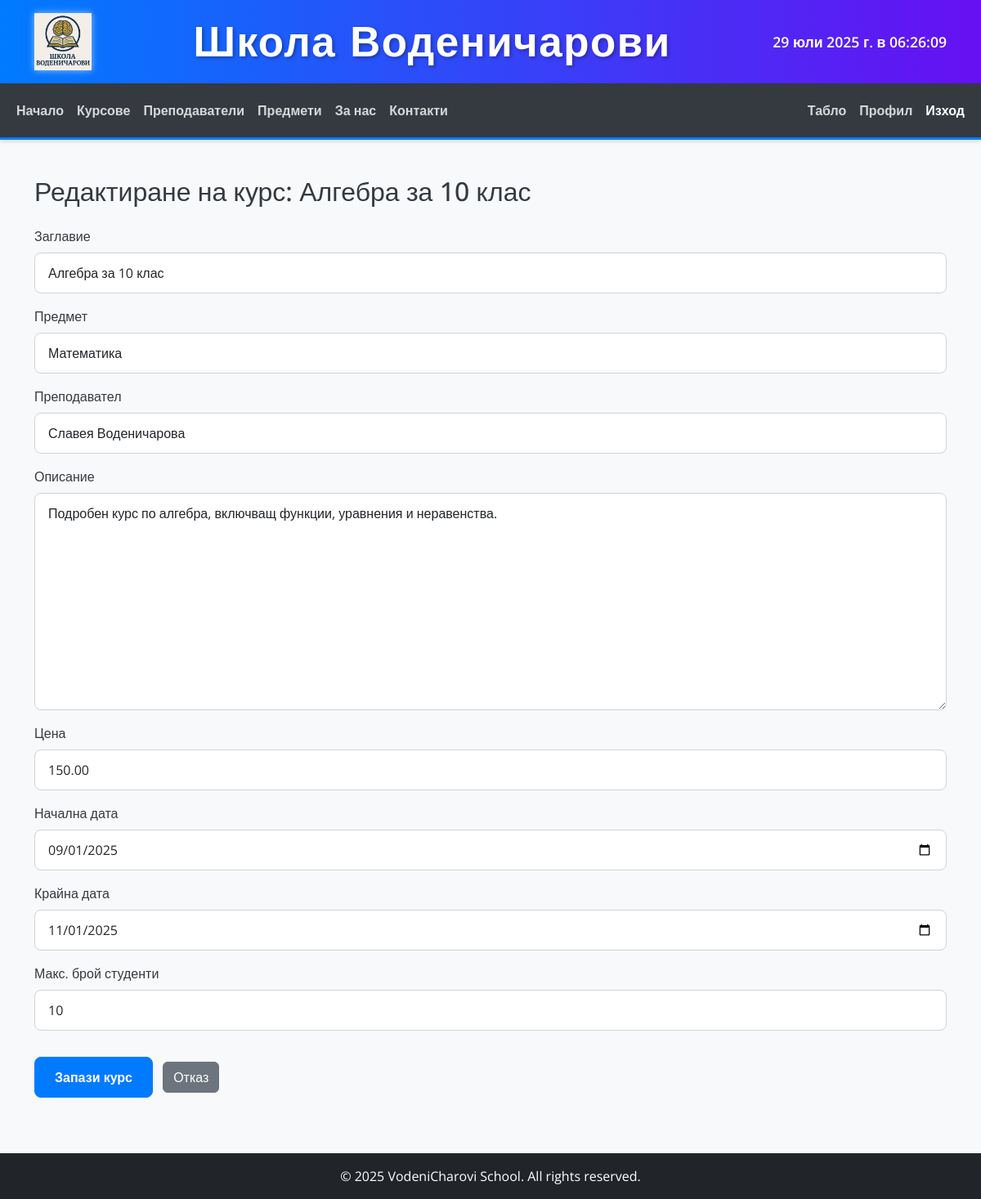
Page /courses/2/edit/ (signed in) on the earlier database version.
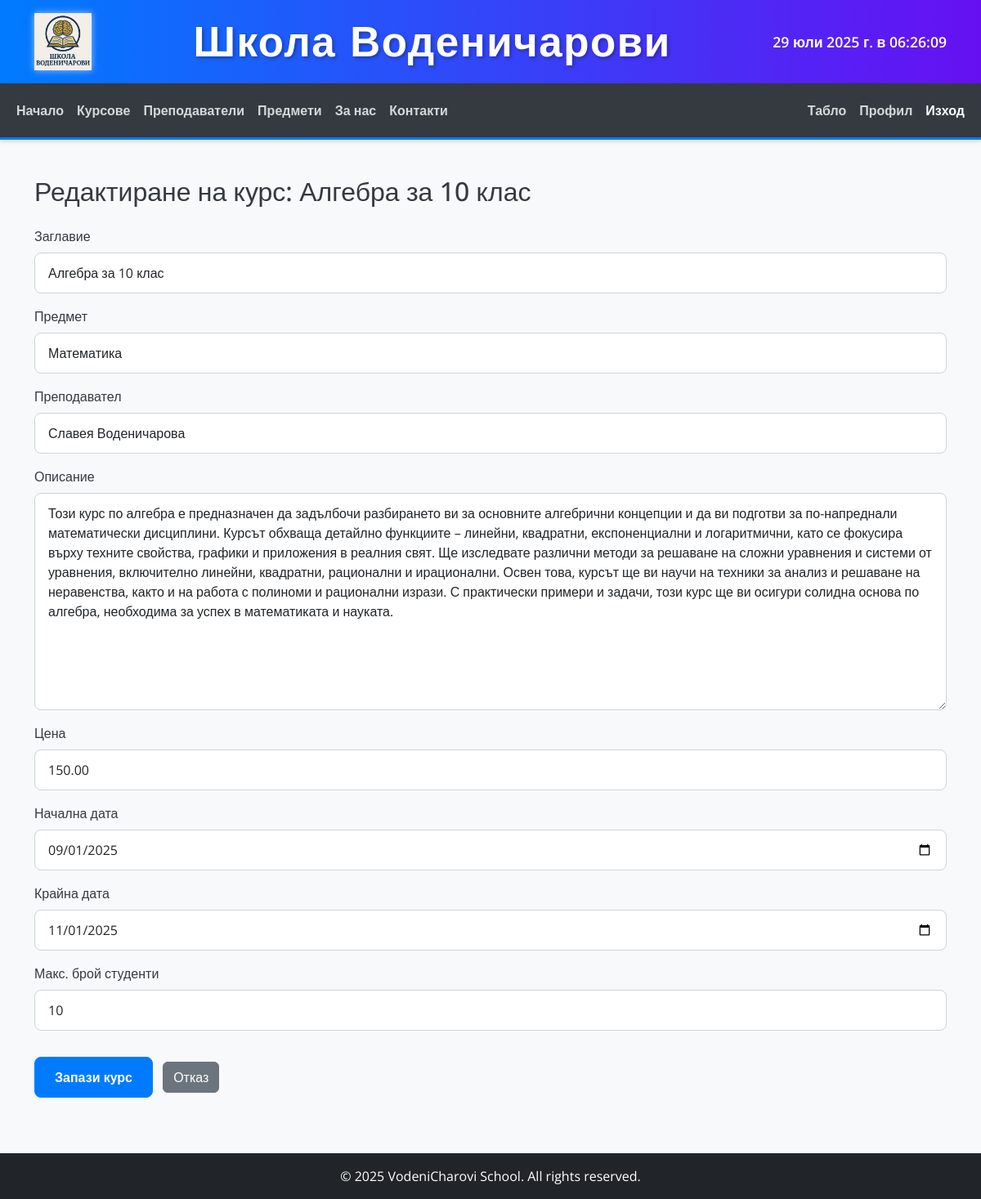
Same page on the later database version.
### courses/models.py (models this page shows, shortened)
class Course(models.Model):
    title = models.CharField(
        max_length=100,
        verbose_name="Заглавие на курса"
    )
    subject = models.ForeignKey(
        Subject,
        on_delete=models.CASCADE,
        related_name='courses',
        verbose_name="Предмет"
    )
    teacher = models.ForeignKey(
        Teacher,
        on_delete=models.CASCADE,
        related_name='courses_taught',
        verbose_name="Преподавател"
    )
    description = models.TextField(
        verbose_name="Описание на курса"
    )
    price = models.DecimalField(
        max_digits=8,
        decimal_places=2,
        verbose_name="Цена"
    )
    start_date = models.DateField(
        verbose_name="Начална дата"
    )
    end_date = models.DateField(
        verbose_name="Крайна дата"
    )
    max_students = models.PositiveIntegerField(
        default=10,
        verbose_name="Макс. брой студенти"
    )
    class Meta:
        ordering = ['start_date', 'title']
        verbose_name = "Курс"
        verbose_name_plural = "Курсове"

### courses/views.py (the view)
# urls.py: path('<int:pk>/edit/', CourseUpdateView.as_view(), name='course_update'),
class CourseUpdateView(PermissionRequiredMixin, UpdateView):
    model = Course
    form_class = CourseForm
    template_name = 'courses/course_form.html'
    success_url = reverse_lazy('course_list')
    permission_required = 'courses.change_course'
    def get_context_data(self, **kwargs):
        context = super().get_context_data(**kwargs)
        context['form_title'] = f'Редактиране на курс: {self.object.title}'
        return context

### courses/forms.py (shortened to what this page needs)
class CourseForm(forms.ModelForm):
    class Meta:
        model = Course
        fields = [
            'title', 'subject', 'teacher', 'description',
            'price', 'start_date', 'end_date', 'max_students'
        ]
        labels = {
            'title': 'Заглавие',
            'subject': 'Предмет',
            'teacher': 'Преподавател',
            'description': 'Описание',
            'price': 'Цена',
            'start_date': 'Начална дата',
            'end_date': 'Крайна дата',
            'max_students': 'Макс. брой студенти',
        }
        widgets = {
            'start_date': forms.DateInput(attrs={'type': 'date', 'class': 'form-control'}),
            'end_date': forms.DateInput(attrs={'type': 'date', 'class': 'form-control'}),
        }
    def __init__(self, *args, **kwargs):
        super().__init__(*args, **kwargs)
        for field in self.fields.values():
            field.widget.attrs.setdefault('class', 'form-control')

### subjects/models.py (called while the page is built)
    def __str__(self):
        return self.name

### teachers/models.py (called while the page is built)
    def __str__(self):
        return f"{self.first_name} {self.last_name}"

### templates/courses/course_form.html (shortened to what this page needs)
{% extends 'base.html' %}
{% block content %}
    <h2 class="mb-4">{{ form_title }}</h2>
    <form method="post">
        {% for field in form %}
            <div class="mb-3">
                <label for="{{ field.id_for_label }}" class="form-label">{{ field.label }}</label>
                {{ field }}
            </div>
        {% endfor %}
        <button type="submit" class="btn btn-primary mt-3">Запази курс</button>
        <a href="{% url 'course_list' %}" class="btn btn-secondary mt-3 ms-2">Отказ</a>
    </form>
{% endblock %}

Differences in the rows shown:
changed Course "Алгебра за 10 клас": description "Подробен курс по алгебра, включващ функции, уравнения и неравенства." → "Този курс по алгебра е предназначен да задълбочи разбирането ви за основните алгебрични концепции и да ви подготви за по-напреднали математически дисциплини. Курсът обхваща детайлно функциите – линейни, квадратни, експоненциални и логаритмични, като се фокусира върху техните свойства, графики и приложения в реалния свят. Ще изследвате различни методи за решаване на сложни уравнения и системи от уравнения, включително линейни, квадратни, рационални и ирационални. Освен това, курсът ще ви научи на техники за анализ и решаване на неравенства, както и на работа с полиноми и рационални изрази. С практически примери и задачи, този курс ще ви осигури солидна основа по алгебра, необходима за успех…"
